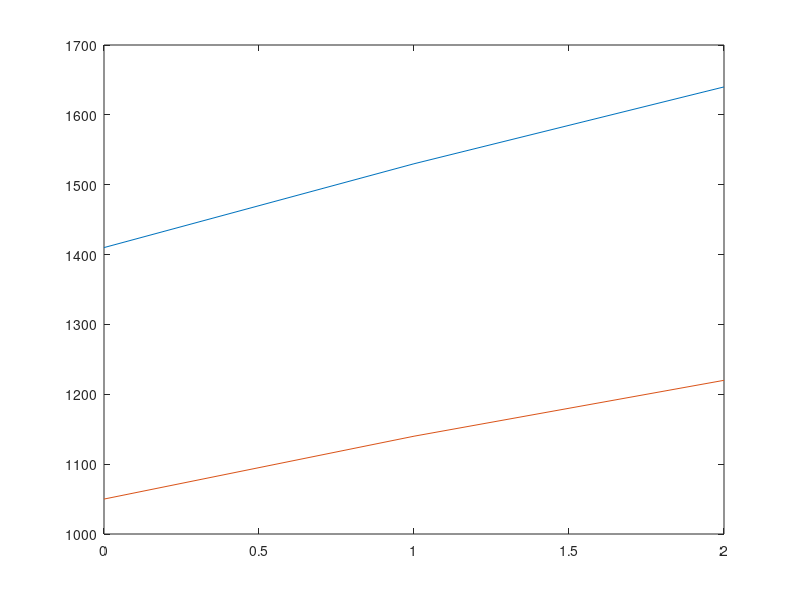

Source code (MATLAB):
close all; 
clc;
clear all;
v=[0,1,2];

ch1=[1410,1530,1640];
ch2=[1050,1140,1220];
figure
plot(v,ch1)
hold
plot(v,ch2)
